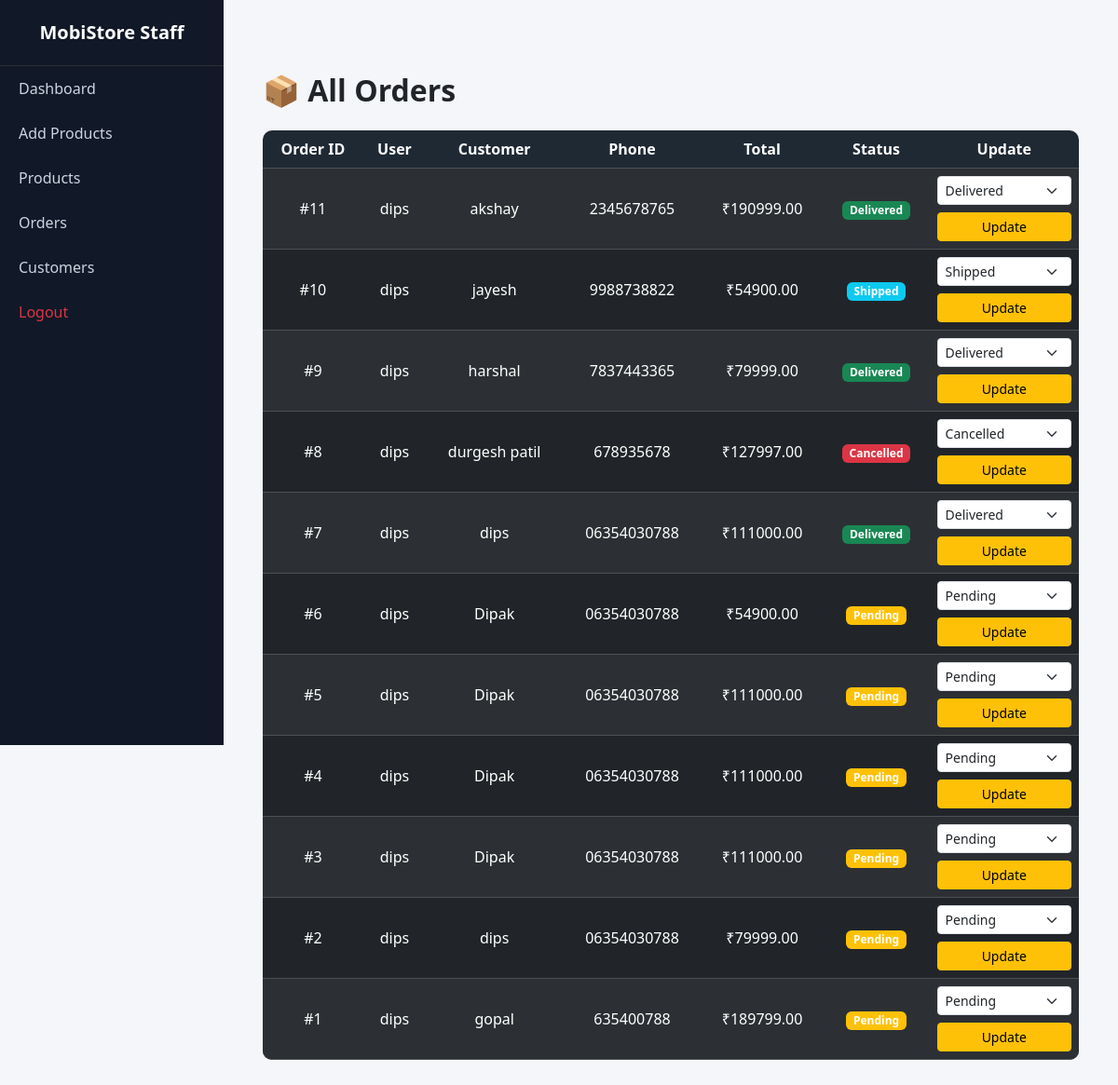
Screenshot of /staff/orders/ (signed in) with the database file from the repository.
### ProductApp/models.py (models this page shows, shortened)
class Order(models.Model):
    STATUS_CHOICES = [
        ('Pending', 'Pending'),
        ('Shipped', 'Shipped'),
        ('Delivered', 'Delivered'),
        ('Cancelled', 'Cancelled'),
    ]
    user = models.ForeignKey(User, on_delete=models.CASCADE)
    name = models.CharField(max_length=100)
    phone = models.CharField(max_length=15)
    address = models.TextField()
    total_amount = models.DecimalField(max_digits=10, decimal_places=2)
    status = models.CharField(max_length=20, choices=STATUS_CHOICES, default='Pending')
    created_at = models.DateTimeField(auto_now_add=True)

### staffapp/views.py (the view)
# urls.py: path('orders/', views.staff_orders_view, name='staff_orders'),
@staff_member_required
def staff_orders_view(request):
    orders = Order.objects.all().order_by('-created_at')
    return render(request, 'staffapp/orders.html', {
        'orders': orders
    })

### templates/staffapp/orders.html (shortened to what this page needs)
{% extends 'staffapp/staff.html' %}
{% block content %}
<div class="container mt-5">
    <h2 class="fw-bold mb-4">📦 All Orders</h2>
    <div class="table-responsive">
        <table class="table table-dark table-striped align-middle text-center">
            <thead>
                <tr>
                    <th>Order ID</th>
                    <th>User</th>
                    <th>Customer</th>
                    <th>Phone</th>
                    <th>Total</th>
                    <th>Status</th>
                    <th>Update</th>
                </tr>
            </thead>
            <tbody>
                {% for order in orders %}
                <tr>
                    <td>#{{ order.id }}</td>
                    <td>{{ order.user.username }}</td>
                    <td>{{ order.name }}</td>
                    <td>{{ order.phone }}</td>
                    <td>₹{{ order.total_amount }}</td>
                    <td>
                        <span class="badge
                            {% if order.status == 'Pending' %}bg-warning
                            {% elif order.status == 'Shipped' %}bg-info
                            {% elif order.status == 'Delivered' %}bg-success
                            {% else %}bg-danger{% endif %}">
                            {{ order.status }}
                        </span>
                    </td>
                    <td>
                        <form method="POST" action="{% url 'update_order_status' order.id %}">
                            <select name="status" class="form-select form-select-sm mb-2">
                                {% for key, value in order.STATUS_CHOICES %}
                                <option value="{{ key }}" {% if order.status == key %}selected{% endif %}>
                                    {{ value }}
                                </option>
                                {% endfor %}
                            </select>
                            <button class="btn btn-sm btn-warning w-100">
                                Update
                            </button>
                        </form>
                    </td>
                </tr>
                {% empty %}
                <tr>
                    <td colspan="7">No orders found.</td>
                </tr>
                {% endfor %}
            </tbody>
        </table>
    </div>
</div>
{% endblock %}

### static/staffapp/style.css (style rules this page uses)
.table { border-radius: 10px; overflow: hidden; }
.table th { background: #1f2933; color: #fff; text-align: center; vertical-align: middle; }
.table td { text-align: center; vertical-align: middle; }
body { background: #f4f6f9; font-family: system-ui, -apple-system, BlinkMacSystemFont, sans-serif; }

### rows the page displays
Order: id "11", user.username "dips", name "akshay", phone "2345678765", total_amount "190999.00", status "Delivered"
Order: id "10", user.username "dips", name "jayesh", phone "9988738822", total_amount "54900.00", status "Shipped"
Order: id "9", user.username "dips", name "harshal", phone "7837443365", total_amount "79999.00", status "Delivered"
Order: id "8", user.username "dips", name "durgesh patil", phone "678935678", total_amount "127997.00", status "Cancelled"
Order: id "7", user.username "dips", name "dips", phone "06354030788", total_amount "111000.00", status "Delivered"
Order: id "6", user.username "dips", name "Dipak", phone "06354030788", total_amount "54900.00", status "Pending"
Order: id "5", user.username "dips", name "Dipak", phone "06354030788", total_amount "111000.00", status "Pending"
Order: id "4", user.username "dips", name "Dipak", phone "06354030788", total_amount "111000.00", status "Pending"
Order: id "3", user.username "dips", name "Dipak", phone "06354030788", total_amount "111000.00", status "Pending"
Order: id "2", user.username "dips", name "dips", phone "06354030788", total_amount "79999.00", status "Pending"
Order: id "1", user.username "dips", name "gopal", phone "635400788", total_amount "189799.00", status "Pending"
